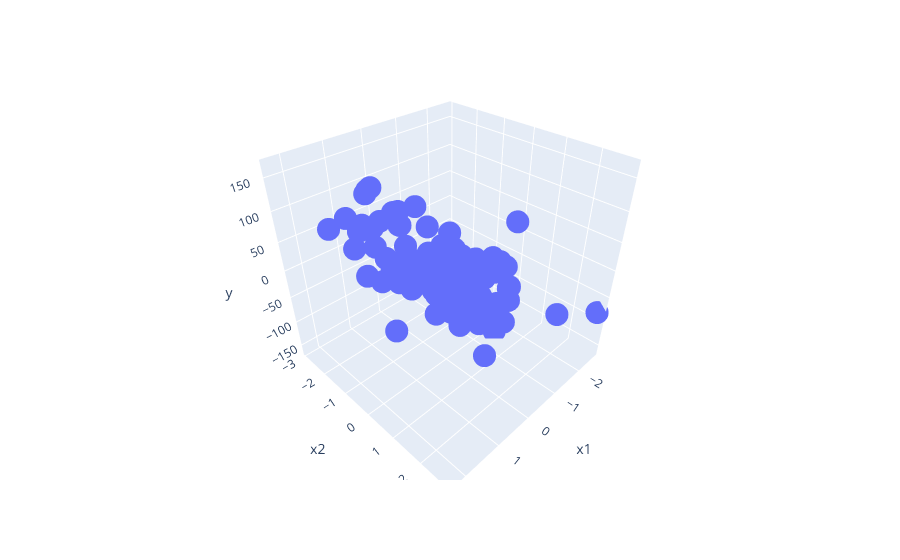

Here is the notebook cell this chart was saved with:
### Code cell
fig = px.scatter_3d(df, x="x1", y="x2", z="y")
fig.show()
